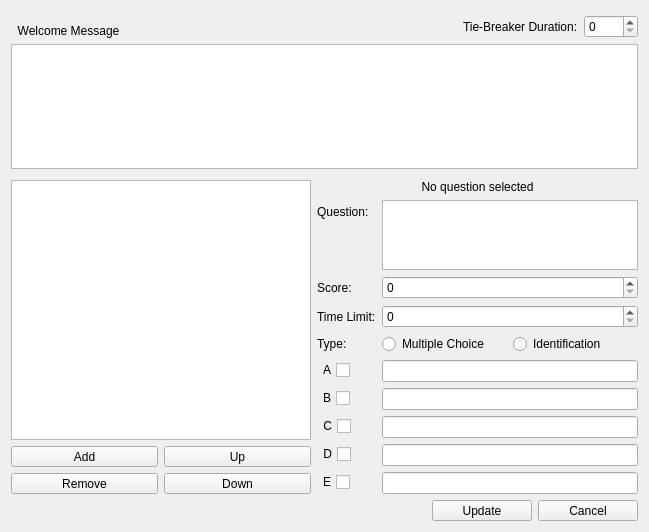
      <widget class="QWidget" name="tieBreaker">
       <attribute name="title">
        <string>Tie-Breaker</string>
       </attribute>
       <layout class="QVBoxLayout" name="verticalLayout_9">
        <item>
         <spacer name="verticalSpacer_15">
          <property name="orientation">
           <enum>Qt::Vertical</enum>
          </property>
          <property name="sizeHint" stdset="0">
           <size>
            <width>20</width>
            <height>4</height>
           </size>
          </property>
         </spacer>
        </item>
        <item>
         <layout class="QHBoxLayout" name="horizontalLayout_13">
          <item>
           <widget class="QLabel" name="label_21">
            <property name="sizePolicy">
             <sizepolicy hsizetype="Expanding" vsizetype="Preferred">
              <horstretch>0</horstretch>
              <verstretch>0</verstretch>
             </sizepolicy>
            </property>
            <property name="text">
             <string>  Welcome Message</string>
            </property>
            <property name="alignment">
             <set>Qt::AlignBottom|Qt::AlignLeading|Qt::AlignLeft</set>
            </property>
           </widget>
          </item>
          <item>
           <layout class="QFormLayout" name="formLayout_11">
            <item row="0" column="0">
             <widget class="QLabel" name="label_15">
              <property name="text">
               <string>Tie-Breaker Duration:</string>
              </property>
             </widget>
            </item>
            <item row="0" column="1">
             <widget class="QSpinBox" name="duration_r4">
              <property name="maximum">
               <number>3600</number>
              </property>
             </widget>
            </item>
           </layout>
          </item>
         </layout>
        </item>
        <item>
         <widget class="QPlainTextEdit" name="welcome_r4">
          <property name="minimumSize">
           <size>
            <width>0</width>
            <height>125</height>
           </size>
          </property>
          <property name="maximumSize">
           <size>
            <width>16777215</width>
            <height>125</height>
           </size>
          </property>
         </widget>
        </item>
        <item>
         <spacer name="verticalSpacer_13">
          <property name="orientation">
           <enum>Qt::Vertical</enum>
          </property>
          <property name="sizeHint" stdset="0">
           <size>
            <width>20</width>
            <height>5</height>
           </size>
          </property>
         </spacer>
        </item>
        <item>
         <layout class="QHBoxLayout" name="horizontalLayout_10">
          <item>
           <layout class="QVBoxLayout" name="verticalLayout_4">
            <item>
             <widget class="QListView" name="list_r4">
              <property name="minimumSize">
               <size>
                <width>300</width>
                <height>0</height>
               </size>
              </property>
              <property name="maximumSize">
               <size>
                <width>300</width>
                <height>16777215</height>
               </size>
              </property>
             </widget>
            </item>
            <item>
             <layout class="QGridLayout" name="gridLayout_8">
              <item row="0" column="0">
               <widget class="QToolButton" name="button_add_r4">
                <property name="sizePolicy">
                 <sizepolicy hsizetype="Expanding" vsizetype="Fixed">
                  <horstretch>0</horstretch>
                  <verstretch>0</verstretch>
                 </sizepolicy>
                </property>
                <property name="maximumSize">
                 <size>
                  <width>150</width>
                  <height>16777215</height>
                 </size>
                </property>
                <property name="text">
                 <string>Add</string>
                </property>
               </widget>
              </item>
              <item row="0" column="1">
               <widget class="QToolButton" name="button_up_r4">
                <property name="sizePolicy">
                 <sizepolicy hsizetype="Expanding" vsizetype="Fixed">
                  <horstretch>0</horstretch>
                  <verstretch>0</verstretch>
                 </sizepolicy>
                </property>
                <property name="maximumSize">
                 <size>
                  <width>150</width>
                  <height>16777215</height>
                 </size>
                </property>
                <property name="text">
                 <string>Up</string>
                </property>
               </widget>
              </item>
              <item row="1" column="1">
               <widget class="QToolButton" name="button_down_r4">
                <property name="sizePolicy">
                 <sizepolicy hsizetype="Expanding" vsizetype="Fixed">
                  <horstretch>0</horstretch>
                  <verstretch>0</verstretch>
                 </sizepolicy>
                </property>
                <property name="maximumSize">
                 <size>
                  <width>150</width>
                  <height>16777215</height>
                 </size>
                </property>
                <property name="text">
                 <string>Down</string>
                </property>
               </widget>
              </item>
              <item row="1" column="0">
               <widget class="QToolButton" name="button_remove_r4">
                <property name="sizePolicy">
                 <sizepolicy hsizetype="Expanding" vsizetype="Fixed">
                  <horstretch>0</horstretch>
                  <verstretch>0</verstretch>
                 </sizepolicy>
                </property>
                <property name="maximumSize">
                 <size>
                  <width>150</width>
                  <height>16777215</height>
                 </size>
                </property>
                <property name="text">
                 <string>Remove</string>
                </property>
               </widget>
              </item>
             </layout>
            </item>
           </layout>
          </item>
          <item>
           <layout class="QFormLayout" name="formLayout_4">
            <item row="0" column="0" colspan="2">
             <widget class="QLabel" name="question_r4_num">
              <property name="text">
               <string>No question selected</string>
              </property>
              <property name="alignment">
               <set>Qt::AlignCenter</set>
              </property>
             </widget>
            </item>
            <item row="1" column="0">
             <widget class="QLabel" name="label_5">
              <property name="text">
               <string>Question:</string>
              </property>
              <property name="buddy">
               <cstring>question_r4_text</cstring>
              </property>
             </widget>
            </item>
            <item row="1" column="1">
             <widget class="QPlainTextEdit" name="question_r4_text">
              <property name="minimumSize">
               <size>
                <width>230</width>
                <height>0</height>
               </size>
              </property>
              <property name="maximumSize">
               <size>
                <width>16777215</width>
                <height>70</height>
               </size>
              </property>
             </widget>
            </item>
            <item row="2" column="0">
             <widget class="QLabel" name="label_8">
              <property name="text">
               <string>Score:</string>
              </property>
              <property name="buddy">
               <cstring>question_r4_score</cstring>
              </property>
             </widget>
            </item>
            <item row="2" column="1">
             <widget class="QSpinBox" name="question_r4_score">
              <property name="sizePolicy">
               <sizepolicy hsizetype="Expanding" vsizetype="Fixed">
                <horstretch>0</horstretch>
                <verstretch>0</verstretch>
               </sizepolicy>
              </property>
              <property name="maximum">
               <number>10</number>
              </property>
             </widget>
            </item>
            <item row="3" column="0">
             <widget class="QLabel" name="label_6">
              <property name="text">
               <string>Time Limit:</string>
              </property>
              <property name="buddy">
               <cstring>question_r4_time</cstring>
              </property>
             </widget>
            </item>
            <item row="3" column="1">
             <widget class="QSpinBox" name="question_r4_time">
              <property name="sizePolicy">
               <sizepolicy hsizetype="Expanding" vsizetype="Maximum">
                <horstretch>0</horstretch>
                <verstretch>0</verstretch>
               </sizepolicy>
              </property>
              <property name="maximum">
               <number>300</number>
              </property>
             </widget>
            </item>
            <item row="4" column="0">
             <widget class="QLabel" name="label_14">
              <property name="text">
               <string>Type:</string>
              </property>
              <property name="buddy">
               <cstring>question_r3_time</cstring>
              </property>
             </widget>
            </item>
            <item row="4" column="1">
             <layout class="QHBoxLayout" name="horizontalLayout_7">
              <item>
               <widget class="QRadioButton" name="multi_r4">
                <property name="sizePolicy">
                 <sizepolicy hsizetype="Expanding" vsizetype="Fixed">
                  <horstretch>0</horstretch>
                  <verstretch>0</verstretch>
                 </sizepolicy>
                </property>
                <property name="text">
                 <string>Multiple Choice</string>
                </property>
               </widget>
              </item>
              <item>
               <widget class="QRadioButton" name="iden_r4">
                <property name="sizePolicy">
                 <sizepolicy hsizetype="Expanding" vsizetype="Fixed">
                  <horstretch>0</horstretch>
                  <verstretch>0</verstretch>
                 </sizepolicy>
                </property>
                <property name="text">
                 <string>Identification</string>
                </property>
               </widget>
              </item>
             </layout>
            </item>
            <item row="5" column="0">
             <widget class="QCheckBox" name="question_r4_ans_a">
              <property name="layoutDirection">
               <enum>Qt::RightToLeft</enum>
              </property>
              <property name="text">
               <string>A</string>
              </property>
             </widget>
            </item>
            <item row="5" column="1">
             <widget class="QLineEdit" name="question_r4_a"/>
            </item>
            <item row="6" column="0">
             <widget class="QCheckBox" name="question_r4_ans_b">
              <property name="layoutDirection">
               <enum>Qt::RightToLeft</enum>
              </property>
              <property name="text">
               <string>B</string>
              </property>
             </widget>
            </item>
            <item row="6" column="1">
             <widget class="QLineEdit" name="question_r4_b"/>
            </item>
            <item row="7" column="0">
             <widget class="QCheckBox" name="question_r4_ans_c">
              <property name="layoutDirection">
               <enum>Qt::RightToLeft</enum>
              </property>
              <property name="text">
               <string>C</string>
              </property>
             </widget>
            </item>
            <item row="7" column="1">
             <widget class="QLineEdit" name="question_r4_c"/>
            </item>
            <item row="8" column="0">
             <widget class="QCheckBox" name="question_r4_ans_d">
              <property name="layoutDirection">
               <enum>Qt::RightToLeft</enum>
              </property>
              <property name="text">
               <string>D</string>
              </property>
             </widget>
            </item>
            <item row="8" column="1">
             <widget class="QLineEdit" name="question_r4_d"/>
            </item>
            <item row="9" column="0">
             <widget class="QCheckBox" name="question_r4_ans_e">
              <property name="layoutDirection">
               <enum>Qt::RightToLeft</enum>
              </property>
              <property name="text">
               <string>E</string>
              </property>
             </widget>
            </item>
            <item row="9" column="1">
             <widget class="QLineEdit" name="question_r4_e"/>
            </item>
           </layout>
          </item>
         </layout>
        </item>
        <item>
         <layout class="QHBoxLayout" name="horizontalLayout_6">
          <item>
           <spacer name="horizontalSpacer_4">
            <property name="orientation">
             <enum>Qt::Horizontal</enum>
            </property>
            <property name="sizeHint" stdset="0">
             <size>
              <width>40</width>
              <height>20</height>
             </size>
            </property>
           </spacer>
          </item>
          <item>
           <widget class="QToolButton" name="button_update_r4">
            <property name="minimumSize">
             <size>
              <width>100</width>
              <height>0</height>
             </size>
            </property>
            <property name="layoutDirection">
             <enum>Qt::RightToLeft</enum>
            </property>
            <property name="text">
             <string>Update</string>
            </property>
           </widget>
          </item>
          <item>
           <widget class="QToolButton" name="button_cancel_r4">
            <property name="minimumSize">
             <size>
              <width>100</width>
              <height>0</height>
             </size>
            </property>
            <property name="layoutDirection">
             <enum>Qt::RightToLeft</enum>
            </property>
            <property name="text">
             <string>Cancel</string>
            </property>
           </widget>
          </item>
         </layout>
        </item>
       </layout>
      </widget>
